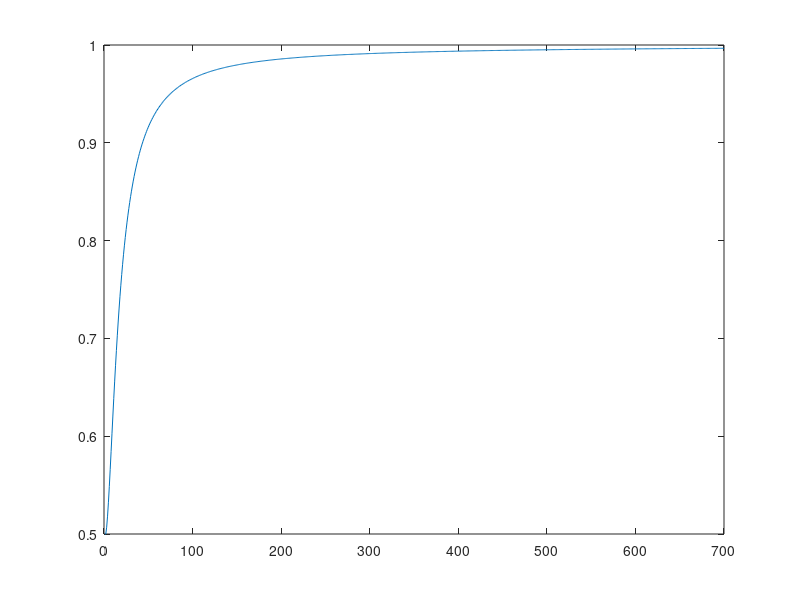

This figure's MATLAB source:
t = 700;
times = 1:t;

y1 = zeros(1,t);
y2 = zeros(1,t);
y3 = zeros(1,t);
y4 = zeros(1,t);

y1(1) = 10;
y2(1) = 10;
y3(1) = 10;
y4(1) = 10;

b = 1;
d1 = 0.9;
d2 = 0.5;
r2 = 0.1;
r1 = 0.5;

for n = 2:t
    denom = (1/(y1(n-1)+y3(n-1)));
    y1(n) = y1(n-1)-(1-d1)*y1(n-1) + (b*denom)*(y2(n-1)*y1(n-1)*r1 +     0.5*y2(n-1)*y3(n-1)*r1 +     0.5*y1(n-1)*y4(n-1)*r2);
    y2(n) = y2(n-1)-(1-d2)*y2(n-1) + (b*denom)*(y2(n-1)*y1(n-1)*(1-r1) + 0.5*y2(n-1)*y3(n-1)*(1-r1) + 0.5*y1(n-1)*y4(n-1)*(1-r2));
    y3(n) = y3(n-1)-(1-d1)*y3(n-1) + (b*denom)*(y3(n-1)*y4(n-1)*r2 +     0.5*y2(n-1)*y3(n-1)*r1 +   0.5*y1(n-1)*y4(n-1)*r2);
    y4(n) = y4(n-1)-(1-d2)*y4(n-1) + (b*denom)*(y3(n-1)*y4(n-1)*(1-r2) + 0.5*y2(n-1)*y3(n-1)*(1-r1) + 0.5*y1(n-1)*y4(n-1)*(1-r2));
end

prop = (y1+y2)./(y1+y2+y3+y4);
prop2 = (y3+y4)./(y1+y2+y3+y4);

plot(times,prop)
%hold on;
%plot(times,prop2)
